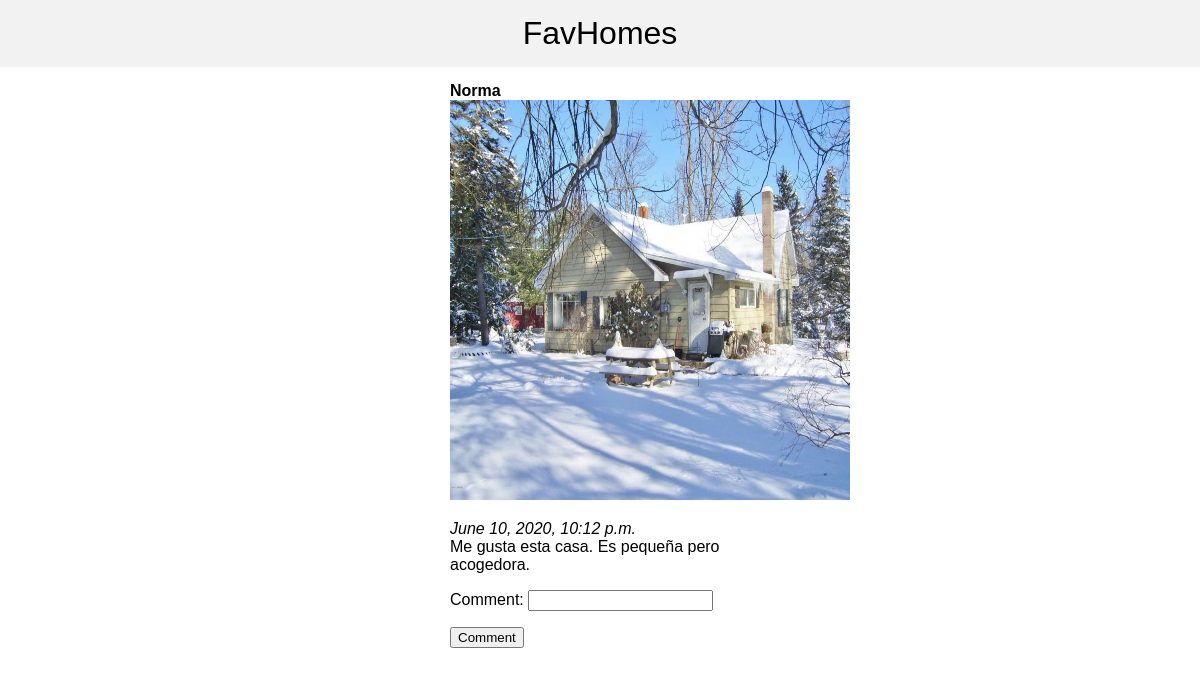
Page /posts/2/ on the committed database.
### posts/models.py (models this page shows)
class Post(models.Model):
    image = models.ImageField()
    description = models.TextField()
    author = models.ForeignKey(User, on_delete=models.CASCADE)
    created = models.DateTimeField(auto_now_add=True)
    modified = models.DateTimeField(auto_now=True)

### posts/views.py (the view, shortened to what this page needs)
# urls.py: path('posts/<pk>/', PostDetail.as_view(), name='detail'),
class PostDetail(DetailView):
    model = Post
    def get_context_data(self, *args, **kwargs):
        context = super().get_context_data(*args, **kwargs)
        context['comment_form'] = CommentForm()
        return context

### posts/views.py
class CommentForm(forms.Form):
    comment = forms.CharField()

### posts/templates/posts/post_detail.html (shortened to what this page needs)
{% extends 'posts/base.html' %}
{% block content %}
    <strong>{{ object.author.username }}</strong><br>
    <img src="{{ object.image.url }}" width=400 height=400>
    <p><em>{{ object.created }}</em><br>{{ object.description }}</p>
    <form action="{% url 'detail' pk=object.id %}" method="POST">
        {{ comment_form.as_p }}
        <input type="submit" value="Comment">
    </form>
{% endblock %}

### posts/templates/posts/base.html (style rules this page uses)
body { font-family:sans-serif; margin: 0; }

### rows in the picture
Post: author.username "Norma", image (picture), created "June 10, 2020, 10:12 p.m.", description "Me gusta esta casa. Es pequeña pero acogedora."
